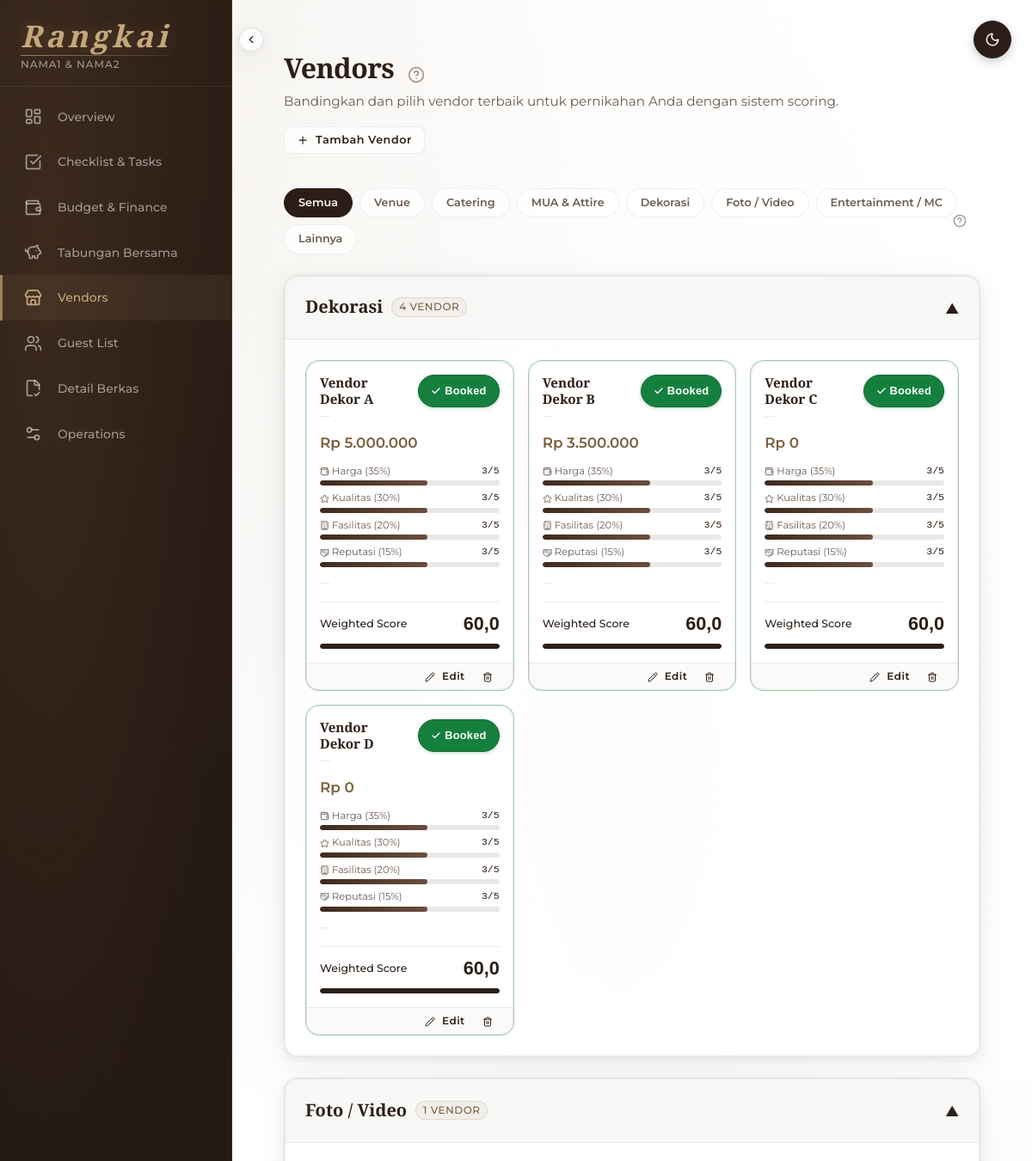
/vendors/ (signed in, upper part), run on an earlier commit of the app's database.
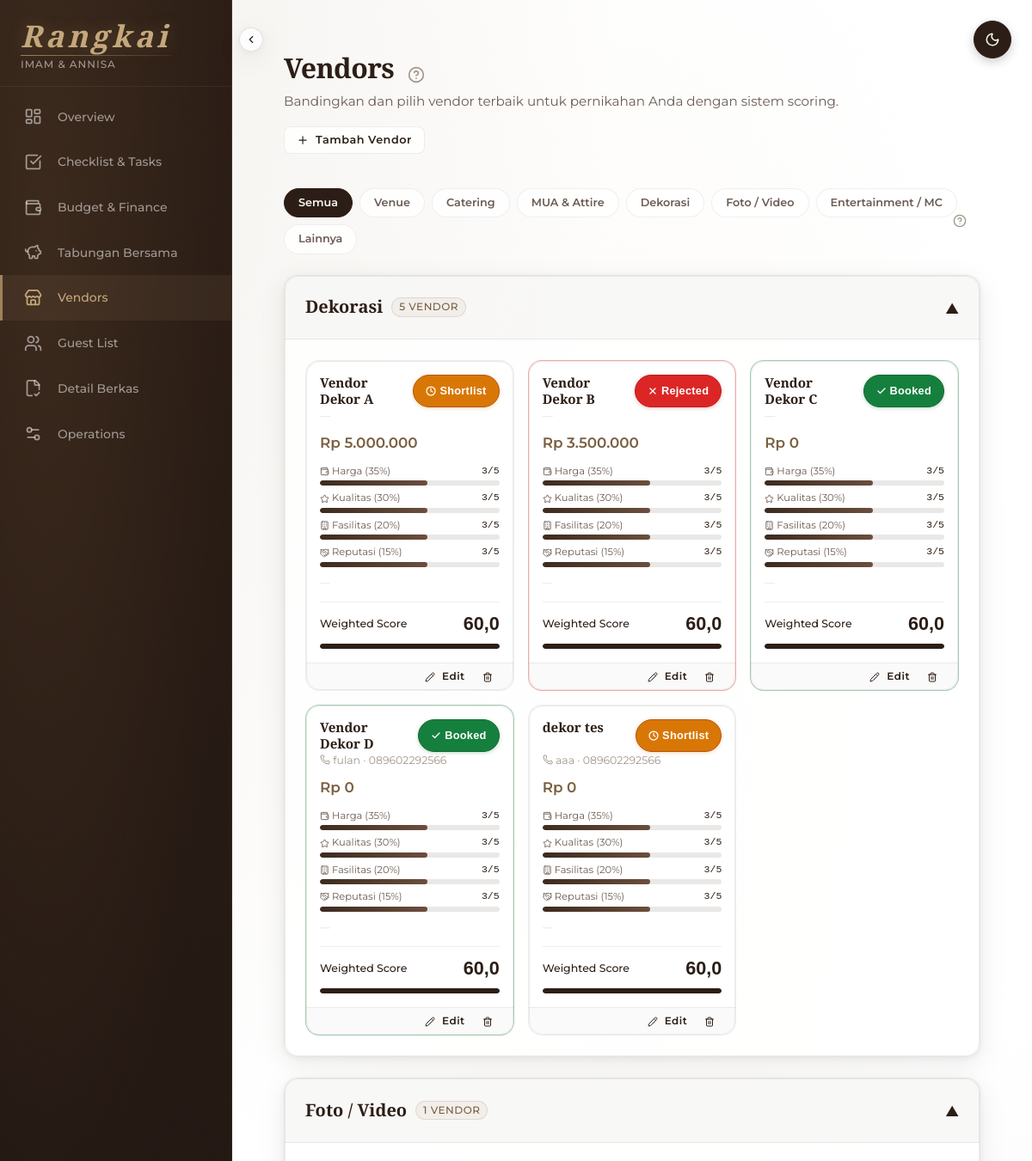
And on a later commit of the database.
### core/models.py (models this page shows, shortened)
class Wedding(models.Model):
    groom_name = models.CharField('Nama Pengantin Pria', max_length=100)
    bride_name = models.CharField('Nama Pengantin Wanita', max_length=100)
    wedding_date = models.DateField('Tanggal Pernikahan', null=True, blank=True)
    total_budget = models.DecimalField(
        'Target Total Budget (Rp)',
        max_digits=15,
        decimal_places=0,
        default=0,
    )
    budget_style = models.CharField(
        'Wedding Style Preset',
        max_length=20,
        choices=[
            ('foodie', 'Foodie Focus'),
            ('aesthetic', 'Aesthetic Focus'),
            ('balanced', 'Standard Balanced'),
        ],
        default='balanced',
    )
    invite_code = models.CharField(
        'Kode Undangan Kolaborasi',
        max_length=8,
        unique=True,
        default=generate_invite_code,
    )
    members = models.ManyToManyField(
        settings.AUTH_USER_MODEL,
        through='WeddingMembership',
        related_name='weddings',
    )
    created_at = models.DateTimeField(auto_now_add=True)
    updated_at = models.DateTimeField(auto_now=True)
    class Meta:
        verbose_name = 'Wedding Workspace'
        verbose_name_plural = 'Wedding Workspaces'
        ordering = ['-created_at']
    @property
    def days_remaining(self):
        if not self.wedding_date:
            return None
        delta = self.wedding_date - timezone.now().date()
        return max(delta.days, 0)

### vendors/models.py (models this page shows, shortened)
class VendorCandidate(models.Model):
    CATEGORY_CHOICES = [
        ('venue', 'Venue'),
        ('catering', 'Catering'),
        ('mua_attire', 'MUA & Attire'),
        ('decoration', 'Dekorasi'),
        ('documentation', 'Foto / Video'),
        ('entertainment', 'Entertainment / MC'),
        ('other', 'Lainnya'),
    ]
    STATUS_CHOICES = [
        ('shortlist', 'Shortlist'),
        ('booked', 'Booked'),
        ('rejected', 'Rejected'),
    ]
    wedding = models.ForeignKey(
        Wedding,
        on_delete=models.CASCADE,
        related_name='vendor_candidates',
    )
    name = models.CharField('Nama Vendor', max_length=200)
    category = models.CharField(
        'Kategori',
        max_length=15,
        choices=CATEGORY_CHOICES,
    )
    contact_pic = models.CharField('PIC / Kontak', max_length=200, blank=True)
    phone = models.CharField('No. HP / WhatsApp', max_length=20, blank=True)
    price_estimate = models.DecimalField(
        'Estimasi Harga (Rp)',
        max_digits=15,
        decimal_places=0,
        default=0,
    )
    offer_link = models.URLField('Link Penawaran', blank=True)
    status = models.CharField(
        'Status Keputusan',
        max_length=10,
        choices=STATUS_CHOICES,
        default='shortlist',
    )
    score_price = models.PositiveIntegerField(
        'Skor Harga / Value',
        default=3,
        help_text='Skala 1–5. Bobot default: 35%',
    )
    score_quality = models.PositiveIntegerField(
        'Skor Kualitas / Portfolio',
        default=3,
        help_text='Skala 1–5. Bobot default: 30%',
    )
    score_facility = models.PositiveIntegerField(
        'Skor Fasilitas / Bonus',
        default=3,
        help_text='Skala 1–5. Bobot default: 20%',
    )
    score_reputation = models.PositiveIntegerField(
        'Skor Fleksibilitas & Reputasi',
        default=3,
        help_text='Skala 1–5. Bobot default: 15%',
    )
    weight_price = models.PositiveIntegerField(default=35)
    weight_quality = models.PositiveIntegerField(default=30)
    weight_facility = models.PositiveIntegerField(default=20)
    weight_reputation = models.PositiveIntegerField(default=15)
    notes = models.TextField('Catatan', blank=True)
    created_at = models.DateTimeField(auto_now_add=True)
    updated_at = models.DateTimeField(auto_now=True)
    weighted_total_score_db = models.DecimalField(
        max_digits=5,
        decimal_places=1,
        default=60.0,
        editable=False,
    )
    class Meta:
        ordering = ['category', '-weighted_total_score_db']
        verbose_name = 'Vendor Candidate'
    @property
    def weighted_total_score(self):
        total_weight = (
            self.weight_price + self.weight_quality +
            self.weight_facility + self.weight_reputation
        )
        if total_weight == 0:
            return 0
        raw = (
            (self.score_price / 5 * self.weight_price) +
            (self.score_quality / 5 * self.weight_quality) +
            (self.score_facility / 5 * self.weight_facility) +
            (self.score_reputation / 5 * self.weight_reputation)
        )
        return round(raw / total_weight * 100, 1)

### vendors/views.py (the view)
# urls.py: path('', views.vendor_compare, name='compare'),
@login_required
@workspace_required
def vendor_compare(request):
    wedding = request.wedding
    vendors = VendorCandidate.objects.filter(wedding=wedding)
    category_filter = request.GET.get('category', '')
    if category_filter:
        vendors = vendors.filter(category=category_filter)
    vendor_groups = {}
    for v in vendors:
        cat = v.get_category_display()
        if cat not in vendor_groups:
            vendor_groups[cat] = []
        vendor_groups[cat].append(v)
    context = {
        'vendors': vendors,
        'vendor_groups': vendor_groups,
        'form': VendorCandidateForm(),
        'category_filter': category_filter,
        'categories': VendorCandidate.CATEGORY_CHOICES,
    }
    return render(request, 'vendors/vendor_compare.html', context)

### templates/vendors/vendor_compare.html (shortened to what this page needs)
{% extends "base.html" %}
{% load humanize %}
{% block content %}
<div x-data="{ showForm: false }">
<div class="page-header fade-in" id="guide-vendors">
  <div>
    <h1>Vendors
      <i data-lucide="help-circle" class="text-muted" style="cursor: pointer; width: 20px; height: 20px; margin-left: 8px;" onclick="showFeatureGuide('#guide-vendors', 'Vendor Compare', 'Evaluasi dan bandingkan vendor secara objektif menggunakan sistem skoring berdasarkan Harga, Kualitas, dan Fasilitas.')"></i>
    </h1>
    <p class="page-subtitle">Bandingkan dan pilih vendor terbaik untuk pernikahan Anda dengan sistem scoring.</p>
  </div>
  <button class="btn btn-outline btn-sm" style="margin-top: var(--wp-space-md); align-self: flex-end; background: var(--wp-glass-bg);" @click="showForm = !showForm">
    <i data-lucide="plus"></i>
    <span x-text="showForm ? 'Tutup' : 'Tambah Vendor'">Tambah Vendor</span>
  </button>
</div>
<div class="filter-bar" hx-boost="true" hx-target=".main-content" hx-select=".main-content" hx-swap="outerHTML show:none" id="guide-vendor-cards" style="position: relative;">
  <i data-lucide="help-circle" class="text-muted" style="position: absolute; right: 16px; top: 50%; transform: translateY(-50%); cursor: pointer; width: 16px; height: 16px;" onclick="showFeatureGuide('#guide-vendor-cards', 'Kandidat Vendor', 'Bandingkan Weighted Score tiap vendor untuk mendapatkan rekomendasi paling rasional.')"></i>
  <a href="{% url 'vendors:compare' %}" class="filter-pill {% if not category_filter %}active{% endif %}">Semua</a>
  {% for key, label in categories %}
  <a href="?category={{ key }}" class="filter-pill {% if category_filter == key %}active{% endif %}">{{ label }}</a>
  {% endfor %}
</div>
{% for cat_name, cat_vendors in vendor_groups.items %}
<div class="card mb-lg" x-data="{ open: true }">
  <div class="card-header" @click="open = !open" style="cursor: pointer; user-select: none; transition: background var(--wp-transition-fast);">
    <div style="display: flex; align-items: center; gap: 10px;">
      <h3 style="margin: 0;">{{ cat_name }}</h3>
      <span class="badge badge-muted">{{ cat_vendors|length }} vendor</span>
    </div>
    <span class="chevron" :style="open ? 'transform: rotate(180deg)' : ''" style="transition: transform var(--wp-transition-normal); font-size: 1.1rem; color: var(--wp-text-muted); display: inline-block;">▼</span>
  </div>
  <div class="card-body" x-show="open" x-transition x-cloak>
    <div class="vendor-cards-grid">
      {% for vendor in cat_vendors %}
      {% include "vendors/partials/vendor_card.html" %}
      {% endfor %}
    </div>
  </div>
</div>
{% endfor %}
</div>
{% endblock %}

### templates/base.html (shortened to what the changed rows need)
{% load static %}
{% load humanize %}
<!DOCTYPE html>
<html lang="id">
<head>
  <link rel="stylesheet" href="{% static 'css/design-tokens.css' %}">
  <link rel="stylesheet" href="{% static 'css/main.css' %}?v=10">
  <link rel="stylesheet" href="https://cdn.jsdelivr.net/npm/driver.js@1.0.1/dist/driver.css" />
</head>
<body>
  {% block body %}
  <div class="app-shell" x-data="{ collapsed: localStorage.getItem('sidebarCollapsed') === 'true' }">
    <aside class="sidebar" id="sidebar" :class="{ 'collapsed': collapsed }">
      <div class="sidebar-brand">
        <div class="brand-info">
          <span class="brand-text">Rangkai</span>
          {% if wedding %}
          <div class="couple-names">
            {{ wedding.groom_name|title }} & {{ wedding.bride_name|title }}
          </div>
          {% endif %}
        </div>
      </div>
    </aside>
    <main class="main-content" :class="{ 'collapsed': collapsed }">
      {% block content %}{% endblock %}
    </main>
  </div>
  {% endblock %}
</body>
</html>

### templates/vendors/partials/vendor_card.html (shortened to what the changed rows need)
{% load humanize %}
<div class="card" style="height: 100%; display: flex; flex-direction: column; justify-content: space-between; background: var(--wp-bg-surface); border: 1px solid {% if vendor.status == 'booked' %}rgba(21, 128, 61, 0.4){% elif vendor.status == 'rejected' %}rgba(220, 38, 38, 0.4){% else %}var(--wp-border-light){% endif %};">
        <div class="card-body" style="padding: var(--wp-space-md); display: flex; flex-direction: column; flex: 1;">
          <div class="flex justify-between items-start mb-sm" style="gap: 8px; min-height: 38px;">
            <h4 style="margin: 0; font-size: 0.95rem; line-height: 1.25; word-break: break-word;" title="{{ vendor.name }}">{{ vendor.name }}</h4>
            <button
              class="badge {% if vendor.status == 'booked' %}badge-status-booked{% elif vendor.status == 'rejected' %}badge-status-rejected{% else %}badge-status-shortlist{% endif %}"
              hx-post="{% url 'vendors:toggle_status' vendor.pk %}"
              hx-target="closest .card"
              hx-swap="outerHTML"
              style="cursor: pointer; display: inline-flex; align-items: center; gap: 4px; padding: 4px 10px; font-size: 0.72rem; font-weight: 600; text-transform: capitalize; letter-spacing: 0.02em; flex-shrink: 0;"
              title="Klik untuk ubah status"
            >
              {% if vendor.status == 'booked' %}
                <i data-lucide="check" style="width: 12px; height: 12px; stroke-width: 2.5;"></i>
              {% elif vendor.status == 'rejected' %}
                <i data-lucide="x" style="width: 12px; height: 12px; stroke-width: 2.5;"></i>
              {% else %}
                <i data-lucide="clock" style="width: 12px; height: 12px; stroke-width: 2.5;"></i>
              {% endif %}
              {{ vendor.get_status_display }}
            </button>
          </div>
          <div style="min-height: 20px; margin-bottom: var(--wp-space-xs); font-size: 0.78rem;">
            {% if vendor.contact_pic or vendor.phone %}
            <p class="text-muted" style="margin: 0; white-space: nowrap; overflow: hidden; text-overflow: ellipsis;">
              <i data-lucide="phone" style="width: 12px; height: 12px; vertical-align: -1px;"></i>
              {{ vendor.contact_pic }}{% if vendor.phone %} · {{ vendor.phone }}{% endif %}
            </p>
            {% else %}
            <span class="text-muted" style="opacity: 0.35; font-size: 0.75rem;">—</span>
            {% endif %}
          </div>
          <div style="font-size: 1.05rem; font-weight: 600; color: var(--wp-gold-dark); margin: var(--wp-space-xs) 0 var(--wp-space-sm);">
            Rp {{ vendor.price_estimate|intcomma }}
          </div>
          <div style="display: grid; gap: 5px; margin-top: 2px;">
            <div>
              <div class="flex justify-between" style="font-size: 0.72rem; margin-bottom: 2px;">
                <span class="text-secondary"><i data-lucide="wallet" style="width: 11px; height: 11px;"></i> Harga ({{ vendor.weight_price }}%)</span>
                <span class="font-mono">{{ vendor.score_price }}/5</span>
              </div>
              <div class="score-bar-track"><div class="score-bar-fill" style="width: {% widthratio vendor.score_price 5 100 %}%"></div></div>
            </div>
            <div>
              <div class="flex justify-between" style="font-size: 0.72rem; margin-bottom: 2px;">
                <span class="text-secondary"><i data-lucide="star" style="width: 11px; height: 11px;"></i> Kualitas ({{ vendor.weight_quality }}%)</span>
                <span class="font-mono">{{ vendor.score_quality }}/5</span>
              </div>
              <div class="score-bar-track"><div class="score-bar-fill" style="width: {% widthratio vendor.score_quality 5 100 %}%"></div></div>
            </div>
            <div>
              <div class="flex justify-between" style="font-size: 0.72rem; margin-bottom: 2px;">
                <span class="text-secondary"><i data-lucide="building" style="width: 11px; height: 11px;"></i> Fasilitas ({{ vendor.weight_facility }}%)</span>
                <span class="font-mono">{{ vendor.score_facility }}/5</span>
              </div>
              <div class="score-bar-track"><div class="score-bar-fill" style="width: {% widthratio vendor.score_facility 5 100 %}%"></div></div>
            </div>
            <div>
              <div class="flex justify-between" style="font-size: 0.72rem; margin-bottom: 2px;">
                <span class="text-secondary"><i data-lucide="handshake" style="width: 11px; height: 11px;"></i> Reputasi ({{ vendor.weight_reputation }}%)</span>
                <span class="font-mono">{{ vendor.score_reputation }}/5</span>
              </div>
              <div class="score-bar-track"><div class="score-bar-fill" style="width: {% widthratio vendor.score_reputation 5 100 %}%"></div></div>
            </div>
          </div>
          <div style="min-height: 32px; margin-top: var(--wp-space-sm); font-size: 0.75rem;">
            {% if vendor.notes %}
            <p class="text-muted" style="margin: 0; display: -webkit-box; -webkit-line-clamp: 2; -webkit-box-orient: vertical; overflow: hidden; line-height: 1.3;" title="{{ vendor.notes }}">
              <i data-lucide="file-text" style="width: 11px; height: 11px; vertical-align: -1px;"></i> {{ vendor.notes }}
            </p>
            {% else %}
            <span class="text-muted" style="opacity: 0.35; font-size: 0.72rem;">—</span>
            {% endif %}
          </div>
          <div style="margin-top: auto; padding-top: var(--wp-space-sm); border-top: 1px solid var(--wp-border-light);">
            <div class="flex justify-between items-center">
              <span style="font-weight: 500; font-size: 0.78rem;">Weighted Score</span>
              <span style="font-family: 'Outfit', sans-serif; font-size: 1.35rem; font-weight: 600; color: var(--wp-accent-contrast);">
                {{ vendor.weighted_total_score }}
              </span>
            </div>
            <div class="progress-bar" style="margin-top: 6px; height: 6px;">
              <div class="progress-fill"
                   style="width: {{ vendor.weighted_total_score }}%; background: var(--wp-accent-contrast);"></div>
            </div>
          </div>
        </div>
        <div class="card-footer" style="display: flex; align-items: center; justify-content: space-between; padding: var(--wp-space-xs) var(--wp-space-md); gap: 4px;">
          <div style="display: flex; gap: 4px;">
            <button class="btn btn-ghost btn-sm" style="color: var(--wp-accent-contrast); padding: 3px 8px; font-size: 0.75rem;"
                    hx-get="{% url 'vendors:update' vendor.pk %}"
                    hx-target="closest .card"
                    hx-swap="outerHTML" title="Edit Vendor"><i data-lucide="pencil" style="width: 12px; height: 12px;"></i> Edit</button>
            <button class="btn btn-ghost btn-sm" style="color: var(--wp-accent-contrast); padding: 3px 8px; font-size: 0.75rem;"
                    hx-delete="{% url 'vendors:delete' vendor.pk %}"
                    hx-confirm="Hapus vendor ini?"
                    hx-target="closest .card"
                    hx-swap="outerHTML" title="Hapus Vendor"><i data-lucide="trash-2" style="width: 12px; height: 12px;"></i></button>
          </div>
        </div>
</div>

What changed in the data, as far as the page shows it:
changed Wedding: groom_name "NAMA1" → "IMAM"; bride_name "NAMA2" → "ANNISA"
changed VendorCandidate "Vendor Dekor A": cat_vendors "4" → "5"; status "Booked" → "Shortlist"
changed VendorCandidate "Vendor Dekor B": status "Booked" → "Rejected"
changed VendorCandidate "Vendor Dekor D": contact_pic (not shown) → "fulan"; phone (not shown) → "089602292566"; contact_pic "—" → "·"
added VendorCandidate: name "dekor tes", status "Shortlist", contact_pic "aaa", phone "089602292566", price_estimate "0", weight_price "35", score_price "3", weight_quality "30", score_quality "3", weight_facility "20", score_facility "3", weight_reputation "15", score_reputation "3", weighted_total_score "60,0", shown under "Dekorasi"
